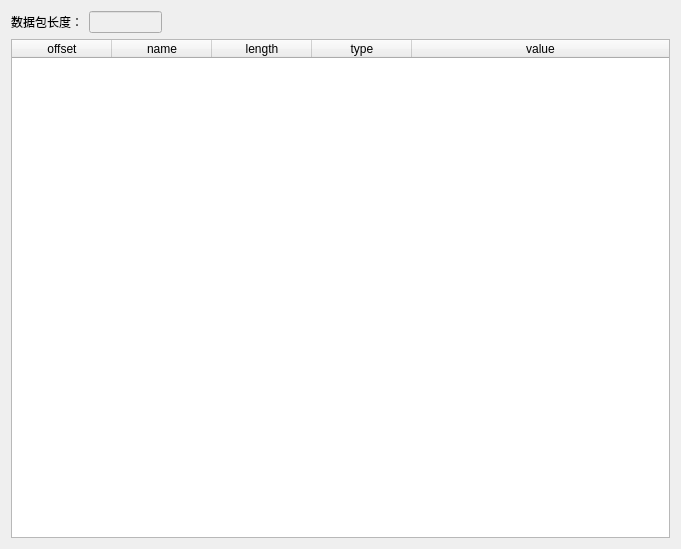
<?xml version="1.0" encoding="UTF-8"?>
<ui version="4.0">
 <class>Form</class>
 <widget class="QWidget" name="Form">
  <property name="geometry">
   <rect>
    <x>0</x>
    <y>0</y>
    <width>681</width>
    <height>549</height>
   </rect>
  </property>
  <property name="windowTitle">
   <string>接收消息解析窗口</string>
  </property>
  <layout class="QGridLayout" name="gridLayout_2">
   <item row="1" column="0">
    <layout class="QGridLayout" name="gridLayout">
     <item row="2" column="0">
      <layout class="QHBoxLayout" name="horizontalLayout" stretch="1,2,14">
       <item>
        <widget class="QLabel" name="label">
         <property name="text">
          <string>数据包长度：</string>
         </property>
        </widget>
       </item>
       <item>
        <widget class="QLineEdit" name="lineEdit">
         <property name="enabled">
          <bool>false</bool>
         </property>
        </widget>
       </item>
       <item>
        <spacer name="horizontalSpacer">
         <property name="orientation">
          <enum>Qt::Orientation::Horizontal</enum>
         </property>
         <property name="sizeHint" stdset="0">
          <size>
           <width>40</width>
           <height>20</height>
          </size>
         </property>
        </spacer>
       </item>
      </layout>
     </item>
     <item row="5" column="0">
      <widget class="QTreeWidget" name="recvMsgTree">
       <column>
        <property name="text">
         <string>offset</string>
        </property>
        <property name="textAlignment">
         <set>AlignCenter</set>
        </property>
       </column>
       <column>
        <property name="text">
         <string notr="true">name</string>
        </property>
        <property name="textAlignment">
         <set>AlignCenter</set>
        </property>
       </column>
       <column>
        <property name="text">
         <string>length</string>
        </property>
        <property name="textAlignment">
         <set>AlignCenter</set>
        </property>
       </column>
       <column>
        <property name="text">
         <string>type</string>
        </property>
        <property name="textAlignment">
         <set>AlignCenter</set>
        </property>
       </column>
       <column>
        <property name="text">
         <string>value</string>
        </property>
        <property name="textAlignment">
         <set>AlignCenter</set>
        </property>
       </column>
      </widget>
     </item>
    </layout>
   </item>
  </layout>
 </widget>
 <resources/>
 <connections/>
</ui>
